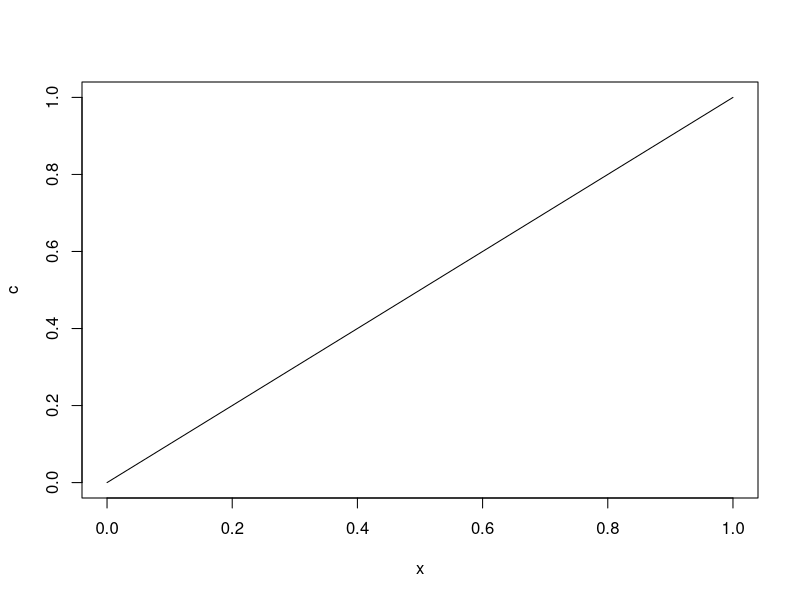
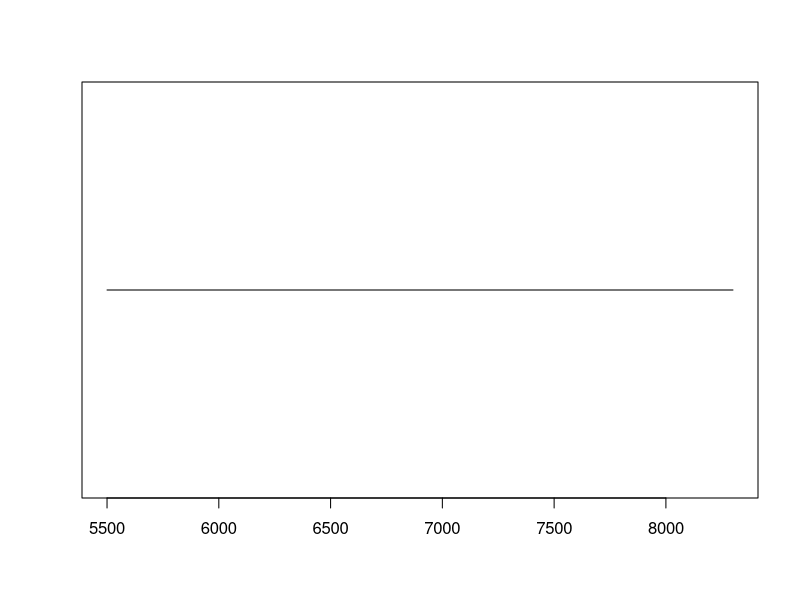
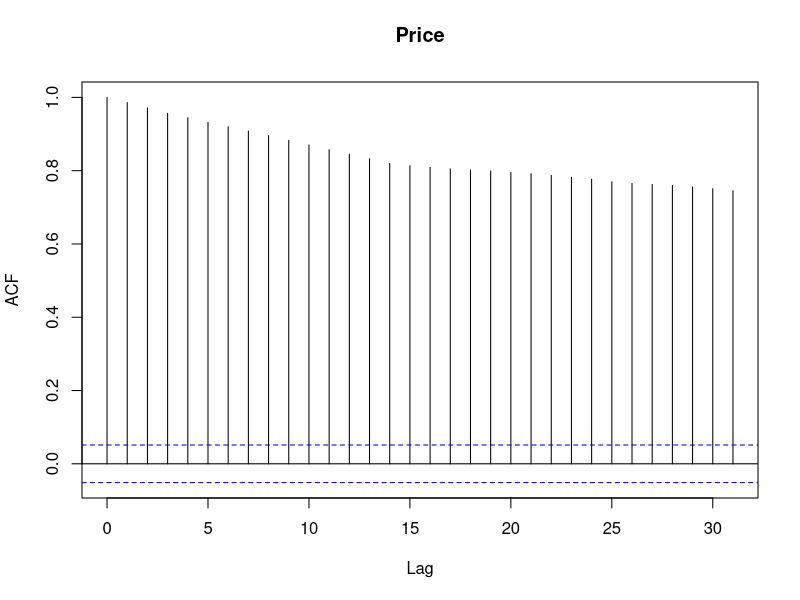
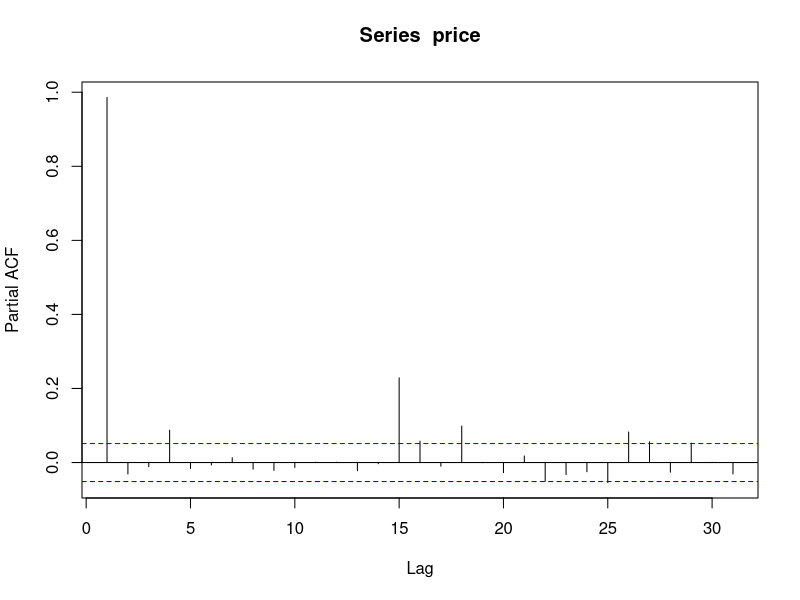
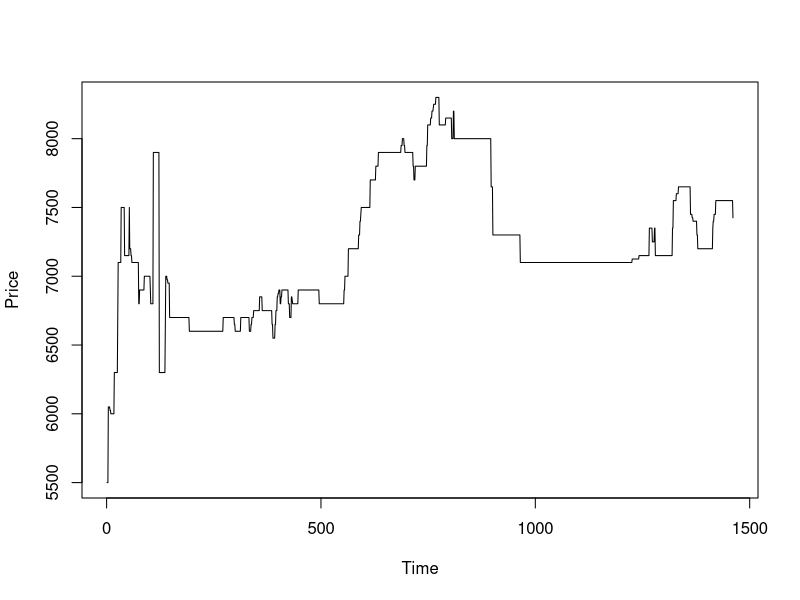

Generate these figures, in order, with R: (Note: this script raises an error after producing the figures.)
library("lubridate") #To Convert into Date format (mm/dd/yy).
library("forecast")#used for time-series forecasting.
library("ggplot2")#for plotting graphs.
library("tseries")
cleaned = read.csv("Continuous_Data_V2.csv")#reading the C.S.V file. Please Set Working directory Before Importing dataset.
cleaned$ArrivalDate = mdy(cleaned$ArrivalDate)
str(cleaned)
plot(c)
table(year(cleaned$ArrivalDate))
cleandd <-cleaned[121:1581,]#we select data from year 2011 to 2014
table(year(cleandd$ArrivalDate))#to find out the no values in each year
price <- cleandd[3]#selecting only price column for the prdcition .
str(price)
plot(price,type = "l")
acf(price)#acf plot 
pacf(price)#pacf plot
logprice <- log(price)
matt <- ts(data = price,start = 1,end =1461)#to convert the data into time series format.
str(matt)
plot(matt)
adf.test(matt,alternative = "stationary")
arima(matt,order = c(0,1,0))
auto.arima(matt)#using auto.arima to find the best model.
ARIMAMODEL <- arima(matt, order = c(0,1,0))#fitting the model.
p <- forecast(ARIMAMODEL,h = 15)# forecasting
predicted <- as.data.frame(p)
predicted
orignal <- cleaned[1582:1596,3]
orignal
plot(predicted,type = 'l')
plot(orignal,type = 'l')
listss <- data.frame(predicted,orignal)
listss 
accuracy(p,orignal)
write.csv(listss,file ="C://Users//HP//Desktop//Prediced.csv")